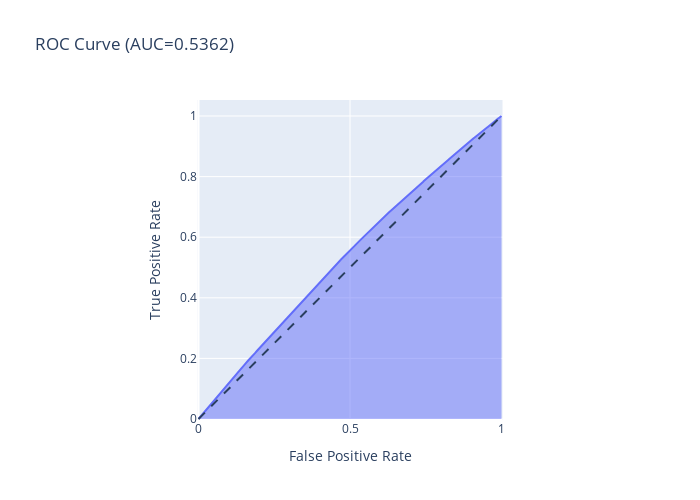

The cell this chart's notebook holds for it:
### Markdown cell above
# brincadeiras

### Code cell
model = keras.models.load_model(f"modelo 0")

# pega predicoes
y_pred = model.predict(test_data)
y_pred = (y_pred+1)/2
# faz ROC curve
import plotly.express as px
from sklearn.metrics import roc_curve, auc


fpr, tpr, thresholds = roc_curve(y_true, y_pred,)
fig = px.area(
    x=fpr, y=tpr,
    title=f'ROC Curve (AUC={auc(fpr, tpr):.4f})',
    labels=dict(x='False Positive Rate', y='True Positive Rate'),
    width=700, height=500
)
fig.add_shape(
    type='line', line=dict(dash='dash'),
    x0=0, x1=1, y0=0, y1=1
)

fig.update_yaxes(scaleanchor="x", scaleratio=1)
fig.update_xaxes(constrain='domain')
fig.show()

# get the best threshold
J = tpr - fpr
ix = J.argmax()
best_thresh = thresholds[ix]
print('Best Threshold=%f' % (best_thresh))

### Figure 1 — Plotly figure (JSON) as saved in the notebook; plotly's stock layout.template omitted (floating-point values rounded to 4 significant figures; data arrays with more than 128 entries replaced by an {"elided": "..."} marker saying what was removed)
{"data": [{"fillpattern": {"shape": ""}, "hovertemplate": "False Positive Rate=%{x}<br>True Positive Rate=%{y}<extra></extra>", "legendgroup": "", "line": {"color": "#636efa"}, "marker": {"symbol": "circle"}, "mode": "lines", "name": "", "orientation": "v", "showlegend": false, "stackgroup": "1", "type": "scatter", "x": {"elided": "3140 float values"}, "xaxis": "x", "y": {"elided": "3140 float values"}, "yaxis": "y"}], "layout": {"height": 500, "legend": {"tracegroupgap": 0}, "shapes": [{"line": {"dash": "dash"}, "type": "line", "x0": 0, "x1": 1, "y0": 0, "y1": 1}], "title": {"text": "ROC Curve (AUC=0.5362)"}, "width": 700, "xaxis": {"anchor": "y", "constrain": "domain", "domain": [0, 1], "title": {"text": "False Positive Rate"}}, "yaxis": {"anchor": "x", "domain": [0, 1], "scaleanchor": "x", "scaleratio": 1, "title": {"text": "True Positive Rate"}}}}
